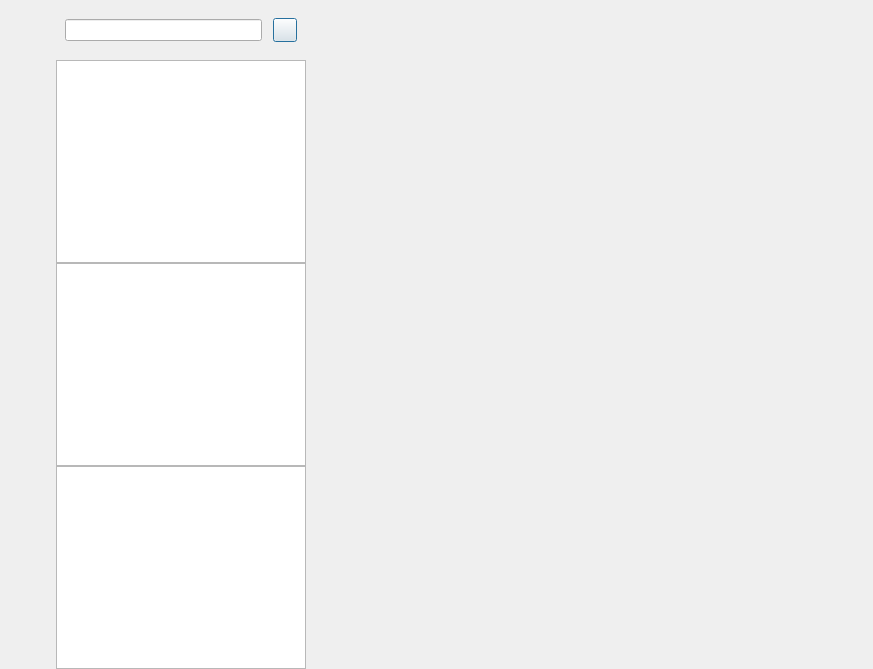
<?xml version="1.0" encoding="UTF-8"?>
<ui version="4.0">
 <class>ChatDialog</class>
 <widget class="QDialog" name="ChatDialog">
  <property name="geometry">
   <rect>
    <x>0</x>
    <y>0</y>
    <width>873</width>
    <height>669</height>
   </rect>
  </property>
  <property name="windowTitle">
   <string>Dialog</string>
  </property>
  <layout class="QHBoxLayout" name="horizontalLayout">
   <property name="spacing">
    <number>0</number>
   </property>
   <property name="leftMargin">
    <number>0</number>
   </property>
   <property name="topMargin">
    <number>0</number>
   </property>
   <property name="rightMargin">
    <number>0</number>
   </property>
   <property name="bottomMargin">
    <number>0</number>
   </property>
   <item>
    <widget class="QWidget" name="side_bar" native="true">
     <property name="sizePolicy">
      <sizepolicy hsizetype="Fixed" vsizetype="Expanding">
       <horstretch>0</horstretch>
       <verstretch>0</verstretch>
      </sizepolicy>
     </property>
     <property name="minimumSize">
      <size>
       <width>56</width>
       <height>0</height>
      </size>
     </property>
     <property name="maximumSize">
      <size>
       <width>56</width>
       <height>16777215</height>
      </size>
     </property>
     <layout class="QVBoxLayout" name="verticalLayout_3">
      <property name="leftMargin">
       <number>0</number>
      </property>
      <property name="topMargin">
       <number>20</number>
      </property>
      <property name="rightMargin">
       <number>0</number>
      </property>
      <property name="bottomMargin">
       <number>0</number>
      </property>
      <item>
       <widget class="QWidget" name="widget" native="true">
        <layout class="QVBoxLayout" name="verticalLayout">
         <property name="spacing">
          <number>30</number>
         </property>
         <property name="leftMargin">
          <number>0</number>
         </property>
         <property name="topMargin">
          <number>0</number>
         </property>
         <property name="rightMargin">
          <number>0</number>
         </property>
         <property name="bottomMargin">
          <number>0</number>
         </property>
         <item alignment="Qt::AlignHCenter">
          <widget class="QLabel" name="side_head_lb">
           <property name="minimumSize">
            <size>
             <width>40</width>
             <height>40</height>
            </size>
           </property>
           <property name="maximumSize">
            <size>
             <width>40</width>
             <height>40</height>
            </size>
           </property>
           <property name="text">
            <string/>
           </property>
          </widget>
         </item>
         <item alignment="Qt::AlignHCenter">
          <widget class="StateWidget" name="side_chat_lb" native="true">
           <property name="minimumSize">
            <size>
             <width>30</width>
             <height>30</height>
            </size>
           </property>
           <property name="maximumSize">
            <size>
             <width>30</width>
             <height>30</height>
            </size>
           </property>
           <property name="layoutDirection">
            <enum>Qt::LeftToRight</enum>
           </property>
          </widget>
         </item>
         <item alignment="Qt::AlignHCenter">
          <widget class="StateWidget" name="side_contact_lb" native="true">
           <property name="minimumSize">
            <size>
             <width>30</width>
             <height>30</height>
            </size>
           </property>
           <property name="maximumSize">
            <size>
             <width>30</width>
             <height>30</height>
            </size>
           </property>
          </widget>
         </item>
        </layout>
       </widget>
      </item>
      <item>
       <spacer name="verticalSpacer">
        <property name="orientation">
         <enum>Qt::Vertical</enum>
        </property>
        <property name="sizeHint" stdset="0">
         <size>
          <width>20</width>
          <height>40</height>
         </size>
        </property>
       </spacer>
      </item>
     </layout>
    </widget>
   </item>
   <item>
    <widget class="QWidget" name="chat_user_wid" native="true">
     <property name="sizePolicy">
      <sizepolicy hsizetype="Preferred" vsizetype="Preferred">
       <horstretch>0</horstretch>
       <verstretch>0</verstretch>
      </sizepolicy>
     </property>
     <property name="minimumSize">
      <size>
       <width>0</width>
       <height>0</height>
      </size>
     </property>
     <property name="maximumSize">
      <size>
       <width>250</width>
       <height>16777215</height>
      </size>
     </property>
     <layout class="QVBoxLayout" name="verticalLayout_2">
      <property name="spacing">
       <number>0</number>
      </property>
      <property name="leftMargin">
       <number>0</number>
      </property>
      <property name="topMargin">
       <number>0</number>
      </property>
      <property name="rightMargin">
       <number>0</number>
      </property>
      <property name="bottomMargin">
       <number>0</number>
      </property>
      <item>
       <widget class="QWidget" name="search_wid" native="true">
        <property name="minimumSize">
         <size>
          <width>0</width>
          <height>60</height>
         </size>
        </property>
        <property name="maximumSize">
         <size>
          <width>16777215</width>
          <height>60</height>
         </size>
        </property>
        <layout class="QHBoxLayout" name="horizontalLayout_2">
         <property name="spacing">
          <number>6</number>
         </property>
         <property name="leftMargin">
          <number>9</number>
         </property>
         <property name="topMargin">
          <number>9</number>
         </property>
         <property name="rightMargin">
          <number>9</number>
         </property>
         <property name="bottomMargin">
          <number>9</number>
         </property>
         <item>
          <widget class="CustomizeEdit" name="search_edit"/>
         </item>
         <item>
          <spacer name="horizontalSpacer">
           <property name="orientation">
            <enum>Qt::Horizontal</enum>
           </property>
           <property name="sizeType">
            <enum>QSizePolicy::Fixed</enum>
           </property>
           <property name="sizeHint" stdset="0">
            <size>
             <width>5</width>
             <height>20</height>
            </size>
           </property>
          </spacer>
         </item>
         <item>
          <widget class="ClickedBtn" name="add_btn">
           <property name="minimumSize">
            <size>
             <width>24</width>
             <height>24</height>
            </size>
           </property>
           <property name="maximumSize">
            <size>
             <width>24</width>
             <height>24</height>
            </size>
           </property>
           <property name="text">
            <string/>
           </property>
          </widget>
         </item>
        </layout>
       </widget>
      </item>
      <item>
       <widget class="ChatUserList" name="chat_user_list"/>
      </item>
      <item>
       <widget class="SearchList" name="search_list"/>
      </item>
      <item>
       <widget class="ContactUserList" name="con_user_list"/>
      </item>
     </layout>
    </widget>
   </item>
   <item>
    <widget class="QStackedWidget" name="stackedWidget">
     <property name="currentIndex">
      <number>1</number>
     </property>
     <widget class="ChatPage" name="chat_page"/>
     <widget class="FriendInfoPage" name="friend_info_page"/>
     <widget class="ApplyFriendPage" name="friend_apply_page"/>
    </widget>
   </item>
  </layout>
 </widget>
 <customwidgets>
  <customwidget>
   <class>ClickedBtn</class>
   <extends>QPushButton</extends>
   <header>clickedbtn.h</header>
  </customwidget>
  <customwidget>
   <class>CustomizeEdit</class>
   <extends>QLineEdit</extends>
   <header>customizeedit.h</header>
  </customwidget>
  <customwidget>
   <class>ChatUserList</class>
   <extends>QListView</extends>
   <header>chatuserlist.h</header>
  </customwidget>
  <customwidget>
   <class>ChatPage</class>
   <extends>QWidget</extends>
   <header>chatpage.h</header>
   <container>1</container>
  </customwidget>
  <customwidget>
   <class>StateWidget</class>
   <extends>QWidget</extends>
   <header>statewidget.h</header>
   <container>1</container>
  </customwidget>
  <customwidget>
   <class>SearchList</class>
   <extends>QListWidget</extends>
   <header>searchlist.h</header>
  </customwidget>
  <customwidget>
   <class>ContactUserList</class>
   <extends>QListWidget</extends>
   <header>contactuserlist.h</header>
  </customwidget>
  <customwidget>
   <class>ApplyFriendPage</class>
   <extends>QWidget</extends>
   <header>applyfriendpage.h</header>
   <container>1</container>
  </customwidget>
  <customwidget>
   <class>FriendInfoPage</class>
   <extends>QWidget</extends>
   <header>friendinfopage.h</header>
   <container>1</container>
  </customwidget>
 </customwidgets>
 <resources/>
 <connections/>
</ui>
